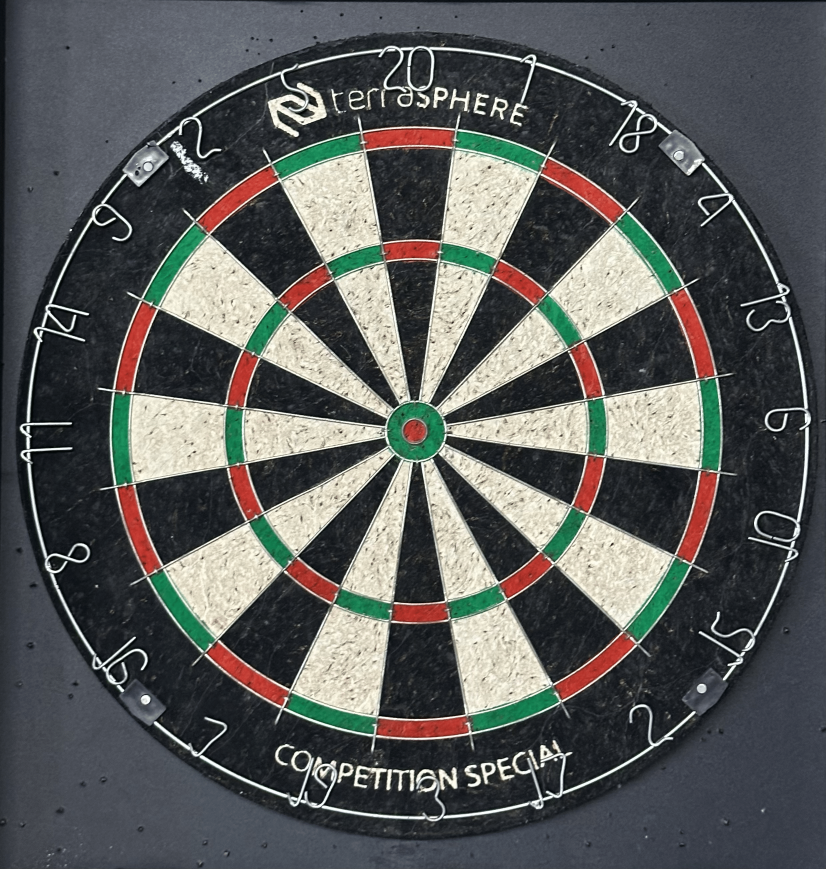
#> input picture dartboard.png, 2476 x 2607 px, found by its file name (shown at 1/3 size); the run also reads 1 picture not shown here
$ python point_detector.py
#> lines starting #> are read from the running program, lines starting #| are printed output that depends on the picture; long printed decimals are rounded; pictures that were not available may be replaced by others from this repository, and a replacement may not be noted
### Python/image_process/warpDartboard.py
import cv2
import numpy as np
import matplotlib.pyplot as plt
"""
Warmp_image_empty
input: faceOnImage, dartboardTilted
output: img_warped, h, height, width

warp_image
input: image, harmonography, dartboardHeight, dartboardWidth
output: img_warped
"""
def warp_image_empty(faceOnImage, dartboardTilted):
    MAX_NUM_FEATURES = 500
    orb = cv2.ORB_create(MAX_NUM_FEATURES)
    keypoints1, descriptors1 = orb.detectAndCompute(faceOnImage, None)
    keypoints2, descriptors2 = orb.detectAndCompute(dartboardTilted, None)

    dart_display = cv2.drawKeypoints(faceOnImage, keypoints1, outImage=np.array([]), color = (255, 0, 0), flags=cv2.DRAW_MATCHES_FLAGS_DRAW_RICH_KEYPOINTS)
    dart_tilt_display = cv2.drawKeypoints(dartboardTilted, keypoints2, outImage=np.array([]), color = (255, 0, 0), flags=cv2.DRAW_MATCHES_FLAGS_DRAW_RICH_KEYPOINTS)
        # Match features.
    matcher = cv2.DescriptorMatcher_create(cv2.DESCRIPTOR_MATCHER_BRUTEFORCE_HAMMING)

    # Converting to list for sorting as tuples are immutable objects.
    matches = list(matcher.match(descriptors1, descriptors2, None))

    # Sort matches by score
    matches.sort(key=lambda x: x.distance, reverse=False)

    # Remove not so good matches
    numGoodMatches = int(len(matches) * 0.1)
    matches = matches[:numGoodMatches]
    # Draw top matches
    im_matches = cv2.drawMatches(faceOnImage, keypoints1, dartboardTilted, keypoints2, matches, None)

    # Extract location of good matches
    points1 = np.zeros((len(matches), 2), dtype=np.float32)
    points2 = np.zeros((len(matches), 2), dtype=np.float32)

    for i, match in enumerate(matches):
        points1[i, :] = keypoints1[match.queryIdx].pt
        points2[i, :] = keypoints2[match.trainIdx].pt

    # Find homography
    h, mask = cv2.findHomography(points2, points1, cv2.RANSAC)

    # Use homography to warp image
    height, width, _ = faceOnImage.shape
    img_warped = cv2.warpPerspective(dartboardTilted, h, (width, height)) # h is the homography
    return img_warped, h, height, width

def warp_image(image, harmonography, dartboardHeight, dartboardWidth):
    # Use homography to warp image
    img_warped = cv2.warpPerspective(image, harmonography, (dartboardWidth, dartboardHeight)) # h is the homography
    return img_warped


# [14 lines that do not run on import are left out]

### Python/image_process/image_processing.py
import cv2
import numpy as np
def adjust_brightness_contrast(img, brightness=0, contrast=100):
    """
    Adjusts the brightness and contrast of an image.
    brightness: Int value [-100, 100]
    contrast: Int value [0, 300], where 100 means no change
    """
    alpha = float(contrast) / 100
    beta = brightness
    adjusted_img = cv2.convertScaleAbs(img, alpha=alpha, beta=beta)
    return adjusted_img

def resize_image(image, scale_percent=50):
    """
    Resizes an image by a given percentage.
    scale_percent: Percentage to resize by
    """
    width = int(image.shape[1] * scale_percent / 100)
    height = int(image.shape[0] * scale_percent / 100)
    dim = (width, height)
    resized = cv2.resize(image, dim, interpolation=cv2.INTER_AREA)
    return resized

def edgeDetection(image, blur_kernel_size, edge_param1, edge_param2):
    """
    Preprocesses an image with resizing, brightness/contrast adjustment, Gaussian blurring, and Canny edge detection.
    """
    img = cv2.GaussianBlur(image, (blur_kernel_size, blur_kernel_size), 0)
    edges = cv2.Canny(img, edge_param1, edge_param2)
    return edges

### Python/image_process/rotateDartboard.py
import cv2
import numpy as np
import matplotlib.pyplot as plt
from image_processing import *
def rotate_image(image, angle):
        (h, w) = image.shape[:2]
        center = (w // 2, h // 2)
        M = cv2.getRotationMatrix2D(center, angle, 1.0)
        rotated = cv2.warpAffine(image, M, (w, h))
        return rotated
def rotate_image_automatic(image):
    def preprocessing(image):
        scale_percent = 50  # Image resize percentage for viewing convenience.
        #   - outer board circle 50
        #   - inner board circle 50
                            # Range: 1-100. Lower values reduce the image size, speeding up processing but may lose details.
        blur_kernel_size = 25  # Size of the Gaussian blur kernel. Must be an odd number.
        #   - outer board circle 15
        #   - inner board circle 15
                            # Range: Typically 1-21. Larger values increase the blur effect, smoothing out more noise but can blur edges.

        edge_param1 = 100  # First threshold for the Canny edge detector.
        #   - outer board circle 0
        #   - inner board circle 0
                        # Range: 0-255. Lower values detect more edges, including false positives.

        edge_param2 = 40  # Second threshold for the Canny edge detector.
        #   - outer board circle 255
        #   - inner board circle 100
                        # Range: 0-255. Values typically 2-3 times edge_param1. Higher values reduce detection of weaker edges.

        brightness_factor = 0  # Brightness adjustment.
        #   - outer board circle 50
        #   - inner board circle 0
                                # Range: -100 (darker) to 100 (brighter). 0 means no change.

        contrast_factor = 100  # Contrast adjustment.
        #   - outer board circle 100
        #   - inner board circle 100
                            # Range: 0-300, where 100 means no change. Values >100 increase contrast, <100 decrease contrast.


        # Preprocess the image
        resizedImage = resize_image(image, scale_percent)
        brightImage = adjust_brightness_contrast(resizedImage, brightness_factor, contrast_factor)

        processed_img = edgeDetection(brightImage, blur_kernel_size, edge_param1, edge_param2)
        processed_img = cv2.Canny(processed_img, 50, 150, apertureSize=3)
        # Use Hough Line Transform to find lines

        return processed_img

    def get_angle(lines):
        unique_lines = []
        seen_theta = set()

        if lines is not None:
            for rho, theta in lines[:, 0]:
                degrees = np.rad2deg(theta)
                # Check for unique theta within specified range
                if ((0 <= degrees <= 18) or (162 <= degrees <= 180)) and degrees not in seen_theta:
                    seen_theta.add(degrees)  # Mark this theta as seen
                    unique_lines.append([rho, theta])  # Add unique line to the list


        if unique_lines:
            unique_lines = np.array(unique_lines, dtype=np.float32).reshape(-1, 1, 2)
        # Calculate the average angle of the lines
        angles = []
        for rho, theta in unique_lines[:, 0]:
            degrees = np.rad2deg(theta)
            if (0 <= degrees <= 18) or (162 <= degrees <= 180):
                angles.append(degrees if degrees <= 90 else degrees - 180)  # Adjust angles > 90 to negative to average correctly

        if angles:

            avg_angle = sum(angles) / len(angles)
            print(avg_angle)
            return avg_angle  # Make sure to return the negative of the average angle for correct rotation direction
        return 0


    processed_img = preprocessing(image)
    lines = cv2.HoughLines(processed_img, 1, np.pi / 180, 300)
    lines = cv2.HoughLines(processed_img, 1, np.pi / 180, 220)
    angle = get_angle(lines)

    return angle

# [12 lines that do not run on import are left out]

### Python/image_process/point_detector.py
import cv2
import numpy as np
import matplotlib.pyplot as plt
from warpDartboard import warp_image_empty, warp_image
from rotateDartboard import rotate_image, rotate_image_automatic

# Load images
perfectDartboard = cv2.imread("dartboard.png")
#> perfectDartboard is the input picture: shape (2607, 2476, 3); mean B, G, R 90.1, 91.4, 89.7
emptyDartboard = cv2.imread("real_dartboard.png")
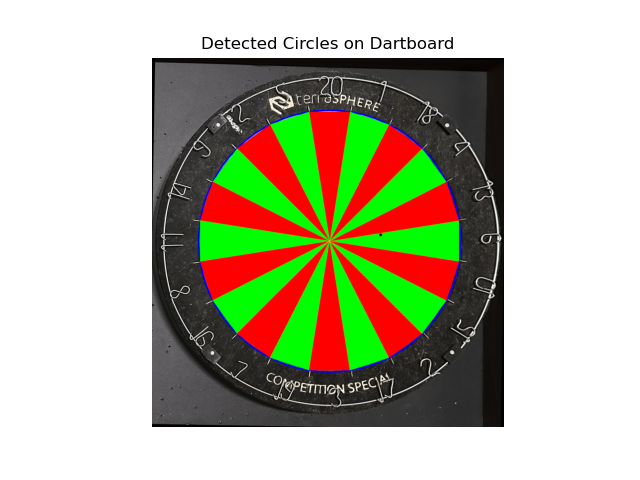
#> input picture Dart-Point-Sector.png, 640 x 480 px, given in place of real_dartboard.png, which was not available
#> emptyDartboard is the input picture: shape (480, 640, 3); mean B, G, R 161.2, 182.7, 183.2
dartboardWithDart = cv2.imread("./images/3.png")

# Warp images
warpedEmptyDartboard, homography, height, width = warp_image_empty(perfectDartboard, emptyDartboard)
#> in warp_image_empty, `keypoints1, descriptors1 = orb.detectAndCompute(faceOnImage, None)`: keypoints1 = 500 keypoints; strongest (x, y, size): (112, 990, 77.1), (1704, 1054, 31), (73, 1360, 64.3), (112, 991, 64.3)
#> in warp_image_empty, `keypoints2, descriptors2 = orb.detectAndCompute(dartboardTilted, None)`: keypoints2 = 500 keypoints; strongest (x, y, size): (222, 43, 31), (321, 43, 31), (321, 45, 31), (412, 45, 31)
#> in warp_image_empty, `dart_tilt_display = cv2.drawKeypoints(dartboardTilted, keypoints2, out..`:
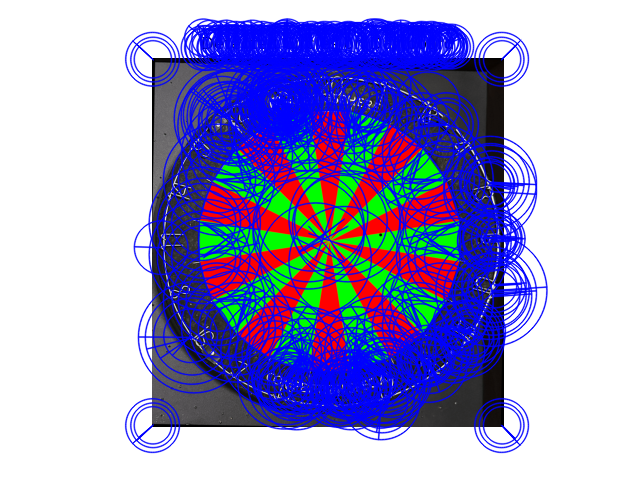
#> dart_tilt_display: shape (480, 640, 3); mean B, G, R 202.1, 155.5, 157
#> in warp_image_empty, `matches = list(matcher.match(descriptors1, descriptors2, None))`: matches = 500 matches
#> in warp_image_empty, `numGoodMatches = int(len(matches) * 0.1)`: numGoodMatches = 50
#> in warp_image_empty, `matches = matches[:numGoodMatches]`: matches = 50 matches
#> in warp_image_empty, `im_matches = cv2.drawMatches(faceOnImage, keypoints1, dartboardTilted,..`:
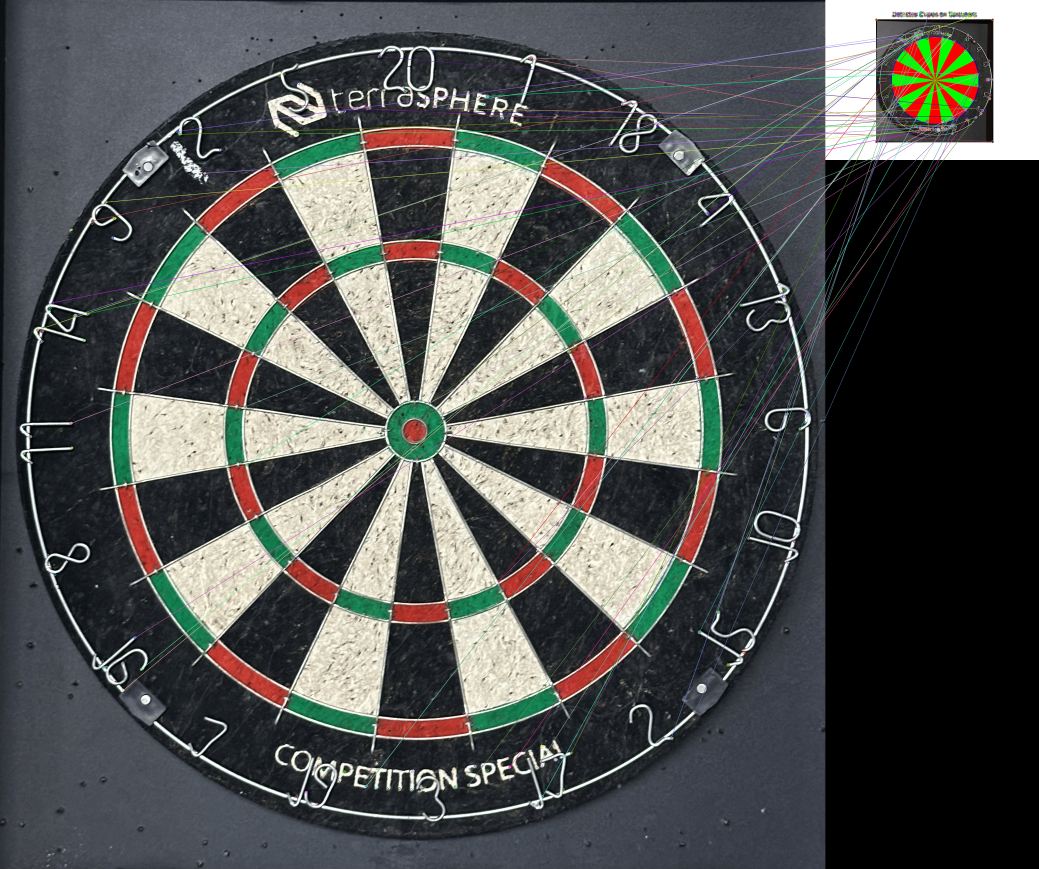
#> im_matches: shape (2607, 3116, 3) (shown at 1/3 size); mean B, G, R 78.5, 80.2, 78.8
#> in warp_image_empty, `points1 = np.zeros((len(matches), 2), dtype=np.float32)`: points1 = 50 pairs, first value 0 to 0, second value 0 to 0
#> the loop in warp_image_empty, `for i, match in enumerate(matches):` made 50 passes
#> after the loop in warp_image_empty, `for i, match in enumerate(matches):`: points1 = 50 pairs, first value 111 to 2245, second value 169.2 to 2388.8; points2 = 50 pairs, first value 201.6 to 501.1, second value 40 to 424.8
#> in warp_image_empty, `h, mask = cv2.findHomography(points2, points1, cv2.RANSAC)`: h = [[3.94, -8.38, 2111.3], [5.51, -2.17, -430.6], [0.000732, -0.00193, 1]]; mask = 50 values, max 1 at index 14, min 0 at index 0, mean 0.1
#> in warp_image_empty, `img_warped = cv2.warpPerspective(dartboardTilted, h, (width, height))`:
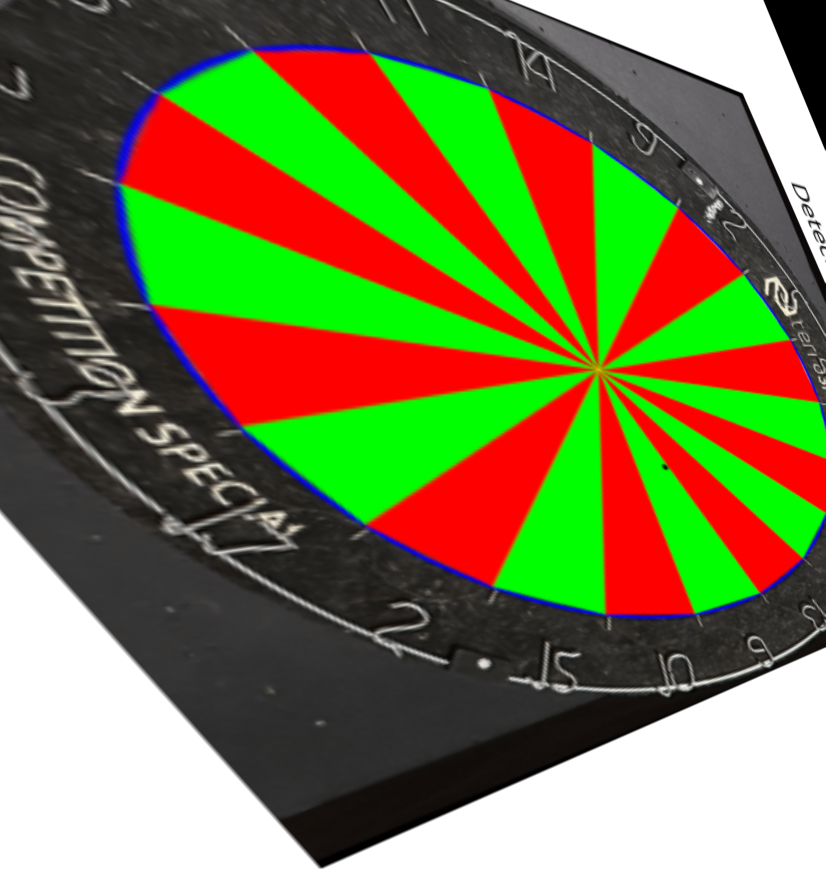
#> img_warped: shape (2607, 2476, 3) (shown at 1/3 size); mean B, G, R 72, 119.1, 119.9
#> homography has the same summary as h in warp_image_empty; height = 2607; width = 2476
warpedDartboardwithDart = warp_image(dartboardWithDart, homography, height, width)
img = warpedDartboardwithDart
# Rotate images
angle = rotate_image_automatic(warpedDartboardwithDart)
#> in edgeDetection, `edges = cv2.Canny(img, edge_param1, edge_param2)`:
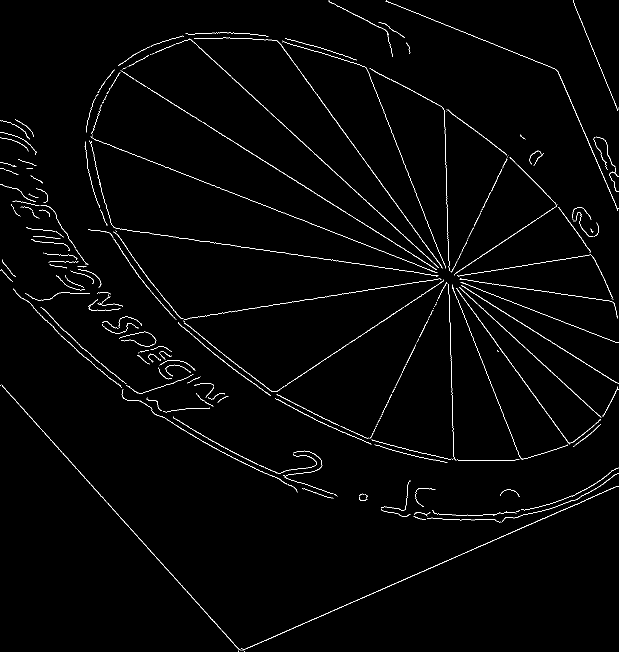
#> edges: shape (1303, 1238) (shown at 1/2 size); 1.6% white in thin lines or dots
#> in preprocessing, `processed_img = cv2.Canny(processed_img, 50, 150, apertureSize=3)`:
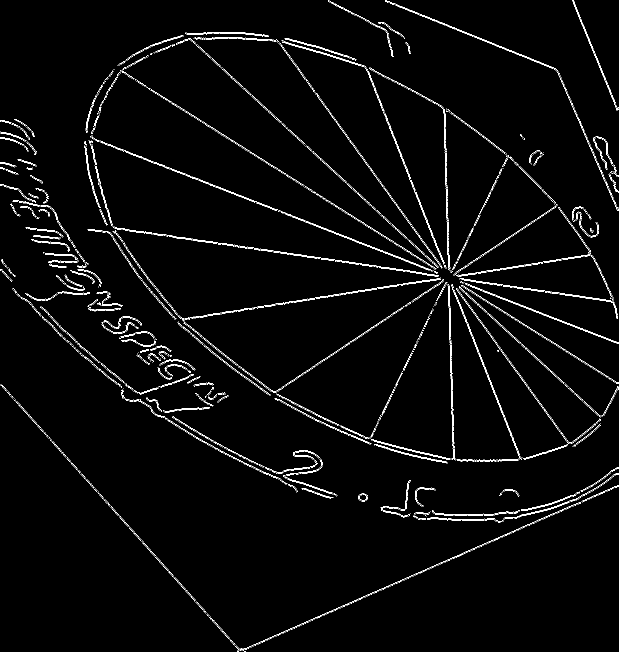
#> processed_img: shape (1303, 1238) (shown at 1/2 size); 2.3% white in thin lines or dots
#> in rotate_image_automatic, `lines = cv2.HoughLines(processed_img, 1, np.pi / 180, 300)`: lines = [[687, 1.41], [689, 1.41], [-400, 2.51], [-6, 2.13], [196, 1.94], [194, 1.94]]
#> in rotate_image_automatic, `lines = cv2.HoughLines(processed_img, 1, np.pi / 180, 220)`: lines = 19 rows, first 8: [687, 1.41], [689, 1.41], [-400, 2.51], [-6, 2.13], [196, 1.94], [194, 1.94], [421, 1.71], [-289, 1.95]
#> the loop in get_angle, `for rho, theta in lines[:, 0]:` made 19 passes
#> (rho, theta, degrees) on passes 1 to 12: (687, 1.41, 81), (689, 1.41, 81), (-400, 2.51, 144), (-6, 2.13, 122), (196, 1.94, 111), (194, 1.94, 111), (421, 1.71, 98), (-289, 1.95, 112), (424, 1.71, 98), (515, 2.41, 138), (1049, 0.454, 26), (-287, 1.95, 112)
#> after the loop in get_angle, `for rho, theta in lines[:, 0]:`: seen_theta = 2 items; unique_lines = [[-877, 3.11], [-888, 3.12]]
#> the loop in get_angle, `for rho, theta in unique_lines[:, 0]:` made 2 passes
#> (rho, theta, degrees) on passes 1 to 2: (-877, 3.11, 178), (-888, 3.12, 179)
#> after the loop in get_angle, `for rho, theta in unique_lines[:, 0]:`: angles = [-2, -1]
#> in get_angle, `avg_angle = sum(angles) / len(angles)`: avg_angle = -1.5
#| -1.500
#> angle = -1.5
rotatedDartboardWithDart = rotate_image(warpedDartboardwithDart, angle)
#> in rotate_image, `M = cv2.getRotationMatrix2D(center, angle, 1.0)`: M = [[1, -0.0262, 34.53], [0.0262, 1, -31.96]]
#> in rotate_image, `rotated = cv2.warpAffine(image, M, (w, h))`:
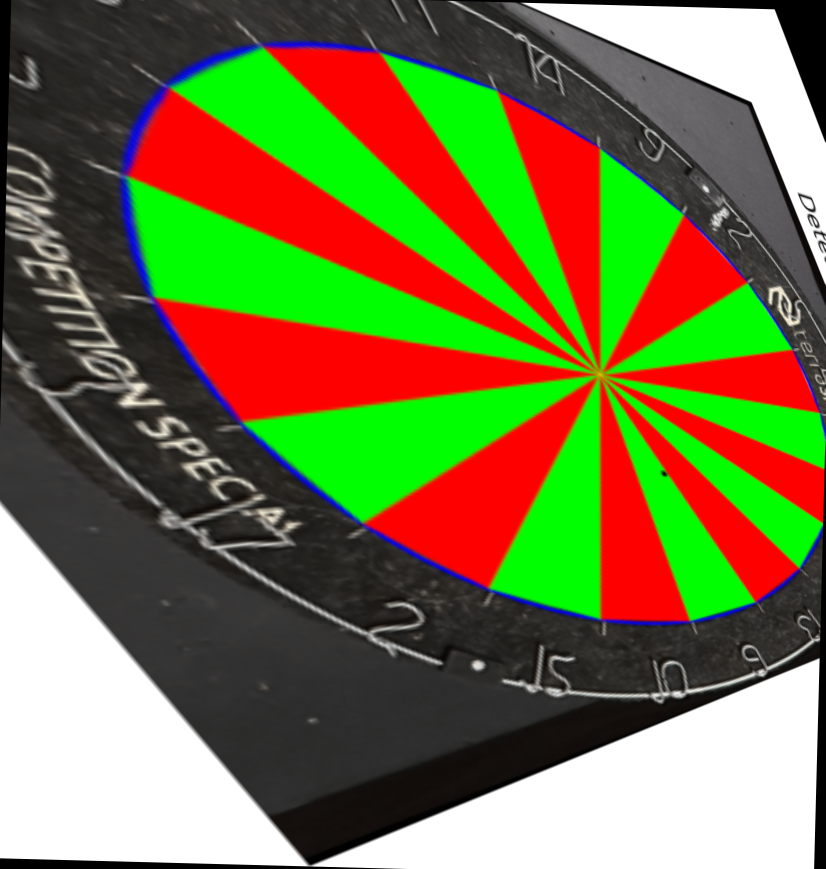
#> rotated: shape (2607, 2476, 3) (shown at 1/3 size); mean B, G, R 70, 117, 117.8
rotatedDartboardEmpty = rotate_image(warpedEmptyDartboard, angle)

# Compute absolute difference between the two images
difference = cv2.absdiff(rotatedDartboardWithDart, rotatedDartboardEmpty)
#> difference: shape (2607, 2476, 3); every value is 0

# Threshold the difference to get a binary mask of the darts
_, mask = cv2.threshold(difference, 150, 255, cv2.THRESH_BINARY)

# Apply morphological operations to clean up the mask
kernel = np.ones((3, 3), np.uint8)
mask_cleaned = cv2.morphologyEx(mask, cv2.MORPH_OPEN, kernel)
mask_cleaned = cv2.morphologyEx(mask_cleaned, cv2.MORPH_CLOSE, kernel)

# Convert the mask to the correct type if necessary
mask_cleaned = mask_cleaned.astype(np.uint8)
# Ensure mask_cleaned is a single-channel, 8-bit image
if mask_cleaned.dtype != np.uint8:
    mask_cleaned = mask_cleaned.astype(np.uint8)

# If mask_cleaned might be multi-channel (which it shouldn't be if it's a binary mask, but just in case):
if len(mask_cleaned.shape) > 2 and mask_cleaned.shape[2] > 1:
    mask_cleaned = cv2.cvtColor(mask_cleaned, cv2.COLOR_BGR2GRAY)
#> mask_cleaned: shape (2607, 2476); every value is 0


# Assuming 'mask_cleaned' is your binary image processed earlier
contours, _ = cv2.findContours(mask_cleaned, cv2.RETR_EXTERNAL, cv2.CHAIN_APPROX_SIMPLE)
#> contours = []

# Initialize variables to store the min and max coordinates
min_x, min_y = np.inf, np.inf
max_x, max_y = -np.inf, -np.inf

# Iterate through each contour
for contour in contours:
    # Get the bounding rectangle for each contour
    x, y, w, h = cv2.boundingRect(contour)

    # Update the min and max coordinates based on the rectangle
    min_x, min_y = min(min_x, x), min(min_y, y)
    max_x, max_y = max(max_x, x + w), max(max_y, y + h)
#> this loop made 0 passes

# Print the coordinates of the bounding box
print(f"Bounding Box Coordinates: Top-Left ({min_x}, {min_y}), Bottom-Right ({max_x}, {max_y})")

# Draw the bounding box on the image
#> (the run stopped early here; a loop or call above may not have finished)
